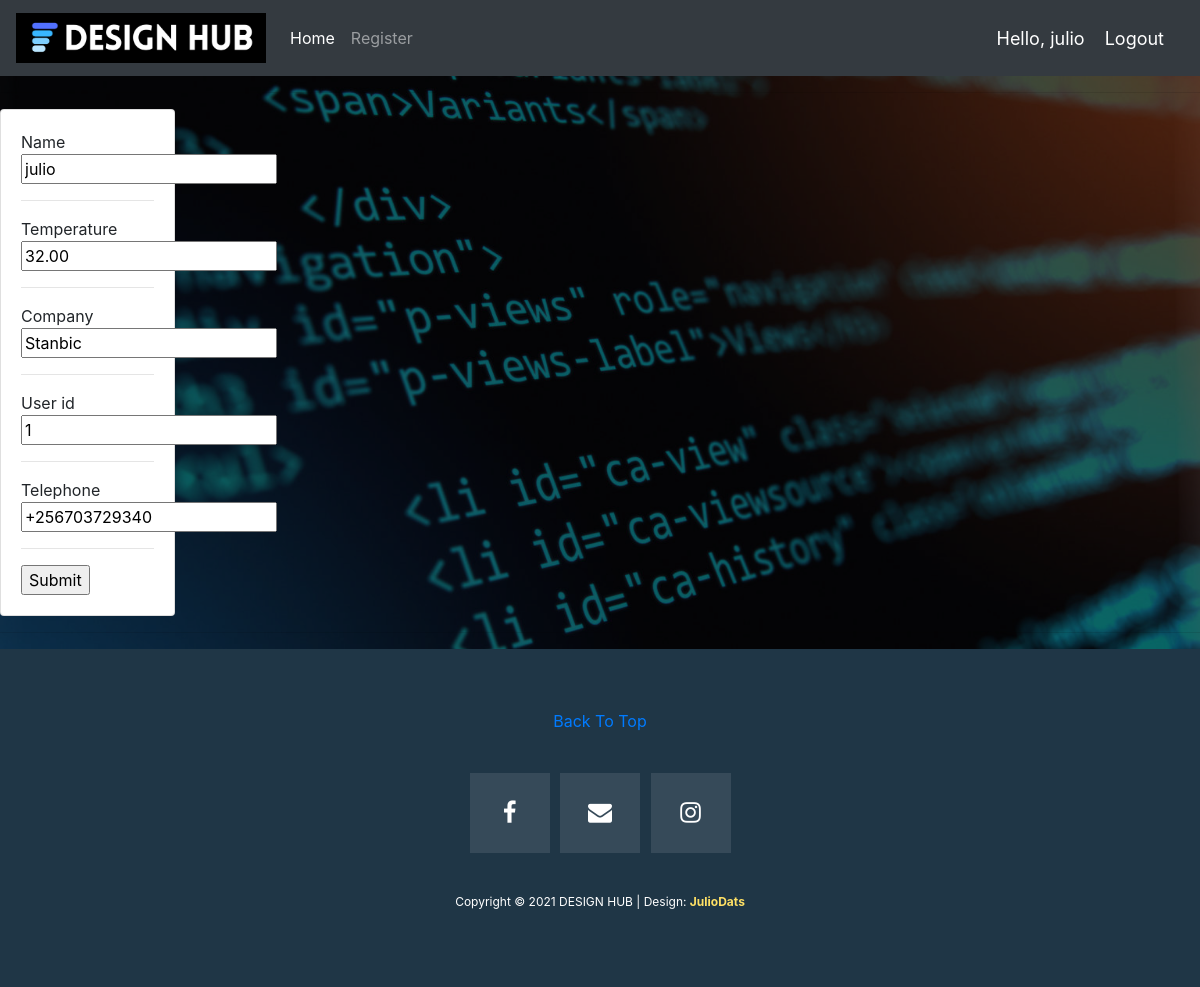
Page /update/1/ (signed in) on the committed database.
### checkin/models.py (models this page shows, shortened)
class visitor(models.Model):
    Name=models.CharField(max_length=40)
    Temperature=models.DecimalField(max_digits=10,decimal_places=2)
    Company=models.CharField(max_length=40)
    user_id=models.IntegerField(null=True, blank=True)
    Telephone=models.CharField(max_length=13)
    Date_created=models.DateTimeField(auto_now_add=True)

### checkin/views.py (the view)
# urls.py: path('update/<str:pk>/',views.update_user, name="update" ),
@login_required(login_url='login')
def update_user(request, pk):
    user=visitor.objects.get(id=pk)
    form=VisitorForm(instance=user)
    if request.method == 'POST':
        form =VisitorForm(request.POST, instance=user)
        if form.is_valid():
            form.save()
            return redirect('users')
    context={'form':form}
    return render(request, 'checkin/register.html',context)

### checkin/form.py
class VisitorForm(ModelForm):
    class Meta:
        model = visitor
        fields ="__all__"

### checkin/templates/checkin/register.html (shortened to what this page needs)
{% extends 'checkin/main.html' %}
{% load static %}
{% block content %}
<div class="row">
    <div class="col-md-2" >
        <div class="card card-body">
        <form action="" method="POST" >
            {% for form in form %}
            {{form.label}}
            {{form}}
            <hr>
            {% endfor %}
            <input type="submit" name="submit">
        </form>
        </div>
    </div>
</div>
{% endblock %}

### checkin/templates/checkin/navbar.html (shortened to what this page needs)
{% load static %}
<nav class="navbar navbar-expand-lg navbar-dark bg-dark">
    <a class="navbar-brand" href="{% url 'home' %}">
      <img src="{% static 'images/6.png' %}" class="img-responsive" alt="">
    </a>
    <div class="collapse navbar-collapse" id="navbarNav">
      <ul class="navbar-nav">
        <li class="nav-item active">
          <a class="nav-link" href="{% url 'users' %}">Home</a>
        </li>
        <li class="nav-item">
          <a class="nav-link" href="{% url 'register' %}">Register</a>
        </li>
      </ul>
    </div>
    <span class="hello-msg">Hello, {{request.user}}</span>
    <span ><a  class="hello-msg" href="{% url 'logout' %}">Logout</a></span>
</nav>

### checkin/templates/checkin/navbar.html (style rules this page uses)
.hello-msg { font-size: 18px; color: #fff; margin-right: 20px; }
.img-responsive { height: auto; width: auto; max-width: 250px; max-height: 72px; }

### rows in the picture
visitor: form "julio" "32.00" "Stanbic" "1" "+256703729340"

### other values in the picture
{{ request.user }} "julio"
